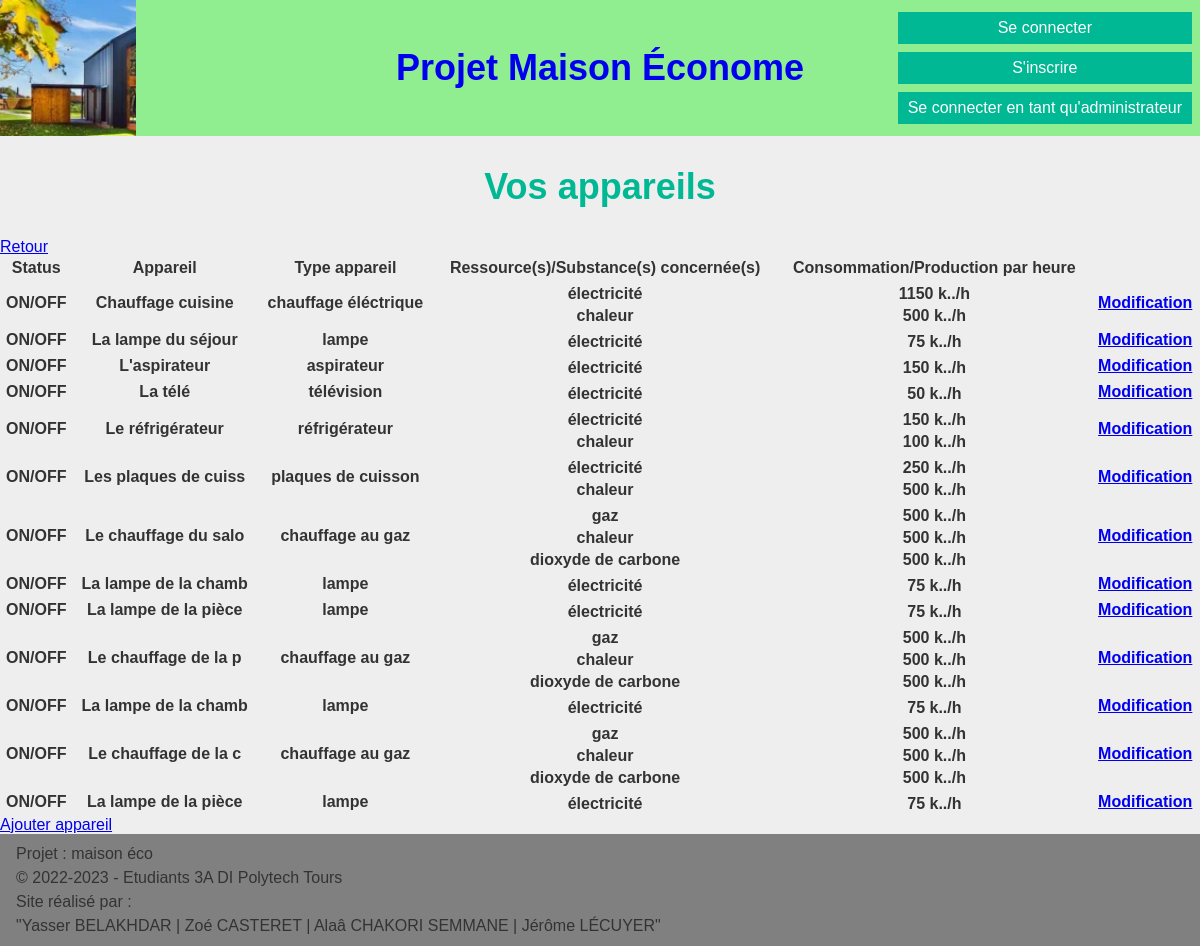
The app's page /administration/gererAppareil.php with its own data.
### tables this page shows
CREATE TABLE Appareil(
   idAppareil INT AUTO_INCREMENT,
   nomAppareil VARCHAR(20)  NOT NULL,
   emplacement VARCHAR(50) ,
   idTypeAppareil INT NOT NULL,
   idPiece INT NOT NULL,
   PRIMARY KEY(idAppareil),
   FOREIGN KEY(idTypeAppareil) REFERENCES TypeAppareil(idTypeAppareil),
   FOREIGN KEY(idPiece) REFERENCES Piece(idPiece)
);

CREATE TABLE TypeAppareil(
   idTypeAppareil INT AUTO_INCREMENT,
   libTypeAppareil VARCHAR(50) ,
   PRIMARY KEY(idTypeAppareil)
);

### WEB/administration/gererAppareil.php (the view, shortened to what this page needs)
<!DOCTYPE html>
 <html lang="fr">
 <head>
    <?php require "../common/header.php"; ?>
    <h2>Vos appareils</h2>
    <a href="../Page_accueil/Page_accueil.php">Retour</a>
    <?php
    $req = 'SELECT idAppareil, idTypeAppareil, nomAppareil, libTypeAppareil
            FROM Appareil NATURAL JOIN TypeAppareil';
    $data = $bdd->query($req);
    echo "<table>
            <thead>
                <tr>
                    <th>Status</th>
                    <th>Appareil</th>
                    <th>Type appareil</th>
                    <th>Ressource(s)/Substance(s) concernée(s)</th>
                    <th>Consommation/Production par heure</th>
                    <th></th>
                </tr>
            </thead>
            <tbody>";
    foreach ($data as $ligne) {
        $req2 = "SELECT libTypeRessource, quantiteAllume
                FROM Consommer NATURAL JOIN TypeRessource
                WHERE idTypeAppareil = {$ligne['idTypeAppareil']}";
        $req3 = "SELECT libTypeSubstance, quantiteAllume
                FROM Produire NATURAL JOIN TypeSubstance
                WHERE idTypeAppareil = {$ligne['idTypeAppareil']}";
        $nbP = "SELECT COUNT(*) AS nbP
                FROM Produire
                WHERE idTypeAppareil = {$ligne['idTypeAppareil']}";
        $nbC = "SELECT COUNT(*) AS nbC
                FROM Consommer
                WHERE idTypeAppareil = {$ligne['idTypeAppareil']}";
        $data3 = $bdd->query($req3);
        $data2 = $bdd->query($req2);
        $nbPL = $bdd->query($nbP);
        $nbCL = $bdd->query($nbC);
        foreach ($nbPL as $nbPLignes) {
                foreach ($nbCL as $nbCLignes) {
                        $nb = (int)$nbPLignes['nbP']+(int)$nbCLignes['nbC']+1;
                }
        }
        echo "<tr>
                <th rowspan = $nb>ON/OFF</th>
                <th rowspan = $nb>{$ligne['nomAppareil']}</th>
                <th rowspan = $nb>{$ligne['libTypeAppareil']}</th>
                <th></th>
                <th></th>
                <th rowspan = $nb><a href='../Page_accueil/Page_accueil.html'>Modification</a></th>
              </tr>";
        foreach ($data2 as $ligne2) {
                echo "<tr>
                        <th>{$ligne2['libTypeRessource']}</th>
                        <th>{$ligne2['quantiteAllume']} k../h</th>
                      </tr>";
        }
        foreach ($data3 as $ligne3) {
                echo "<tr>
                        <th>{$ligne3['libTypeSubstance']}</th>
                        <th>{$ligne3['quantiteAllume']} k../h</th>
                      </tr>";
        }
    }
    echo "</tbody>
        </table>";
    ?>
    <a href="../Page_accueil/Page_accueil.php">Ajouter appareil</a>
 </body>
 <?php require "../common/footer.php"; ?>
</html>

### WEB/style/main.css (style rules this page uses)
html { height: 100%; }
body { font-family: Arial, sans-serif; color: #333; background-color: #eee; margin: 0; min-height: 100%; display: flex; flex-direction: column; }
h2 { font-size: 36px; text-align: center; color: #00b894; }

### records on screen
appareil: nomAppareil "Chauffage cuisine", idTypeAppareil.libTypeAppareil "chauffage éléctrique", libTypeRessource "électricité", quantiteAllume "1150", libTypeSubstance "chaleur", quantiteAllume "500"
appareil: nomAppareil "La lampe du séjour", idTypeAppareil.libTypeAppareil "lampe", libTypeRessource "électricité", quantiteAllume "75"
appareil: nomAppareil "L'aspirateur", idTypeAppareil.libTypeAppareil "aspirateur", libTypeRessource "électricité", quantiteAllume "150"
appareil: nomAppareil "La télé", idTypeAppareil.libTypeAppareil "télévision", libTypeRessource "électricité", quantiteAllume "50"
appareil: nomAppareil "Le réfrigérateur", idTypeAppareil.libTypeAppareil "réfrigérateur", libTypeRessource "électricité", quantiteAllume "150", libTypeSubstance "chaleur", quantiteAllume "100"
appareil: nomAppareil "Les plaques de cuiss", idTypeAppareil.libTypeAppareil "plaques de cuisson", libTypeRessource "électricité", quantiteAllume "250", libTypeSubstance "chaleur", quantiteAllume "500"
appareil: nomAppareil "Le chauffage du salo", idTypeAppareil.libTypeAppareil "chauffage au gaz", libTypeRessource "gaz", quantiteAllume "500", libTypeSubstance "chaleur", libTypeSubstance "dioxyde de carbone"
appareil: nomAppareil "La lampe de la chamb", idTypeAppareil.libTypeAppareil "lampe", libTypeRessource "électricité", quantiteAllume "75"
appareil: nomAppareil "La lampe de la pièce", idTypeAppareil.libTypeAppareil "lampe", libTypeRessource "électricité", quantiteAllume "75"
appareil: nomAppareil "Le chauffage de la p", idTypeAppareil.libTypeAppareil "chauffage au gaz", libTypeRessource "gaz", quantiteAllume "500", libTypeSubstance "chaleur", libTypeSubstance "dioxyde de carbone"
appareil: nomAppareil "La lampe de la chamb", idTypeAppareil.libTypeAppareil "lampe", libTypeRessource "électricité", quantiteAllume "75"
appareil: nomAppareil "Le chauffage de la c", idTypeAppareil.libTypeAppareil "chauffage au gaz", libTypeRessource "gaz", quantiteAllume "500", libTypeSubstance "chaleur", libTypeSubstance "dioxyde de carbone"
appareil: nomAppareil "La lampe de la pièce", idTypeAppareil.libTypeAppareil "lampe", libTypeRessource "électricité", quantiteAllume "75"

### other values on screen
$co_deco "Se connecter"
$sign_gerer "S'inscrire"
